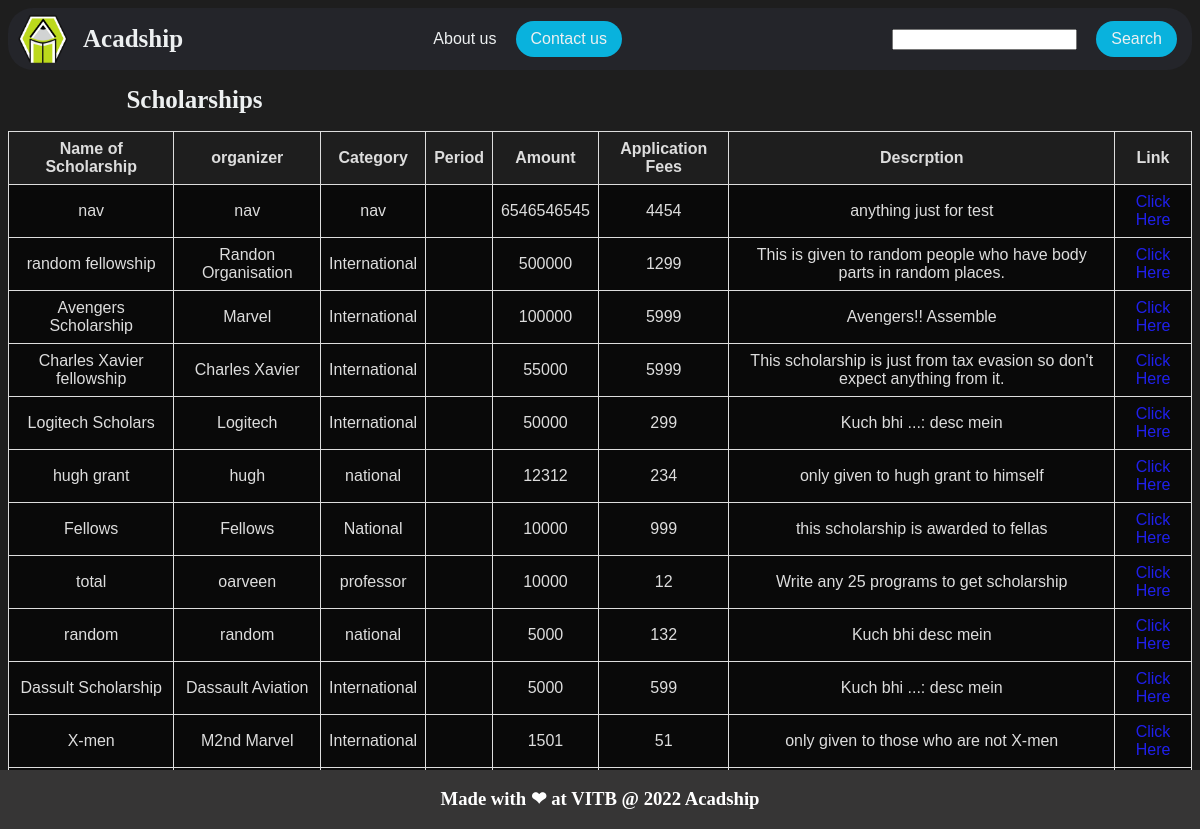
Page /app/ on the earlier database version.
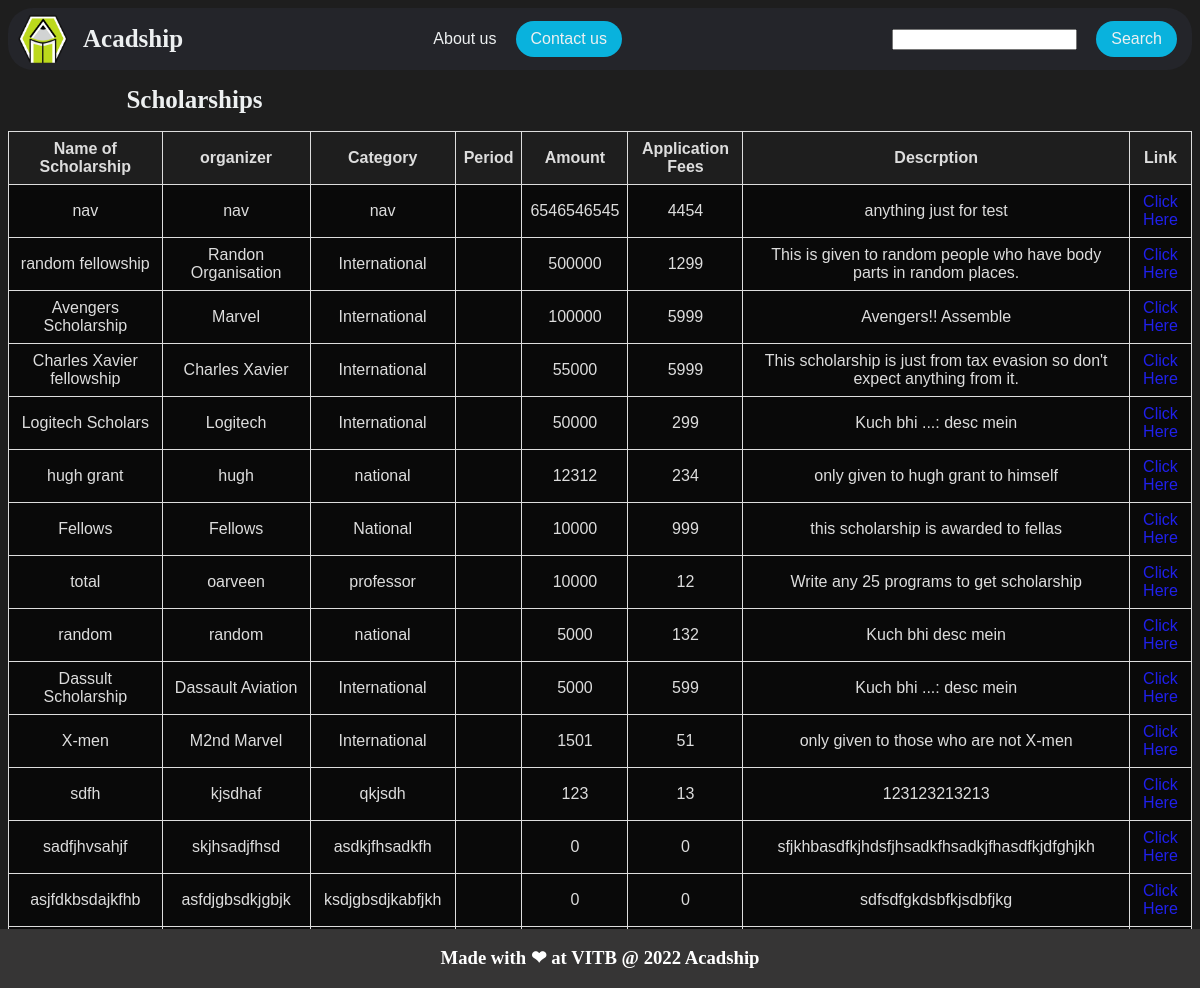
Same page on the later database version.
### app/models.py (models this page shows, shortened)
class App(models.Model):
    name = models.CharField(max_length=64)
    organizer = models.CharField(max_length=64)
    category = models.CharField(max_length=32)
    Duration = models.DateTimeField(max_length=32)
    amount = models.IntegerField()
    application_fees = models.IntegerField()
    description = models.CharField(max_length=512)
    link = models.URLField(max_length=128)

### app/views.py (the view)
# urls.py: path("", views.index, name = "index")
def index(request):
    search_post = request.GET.get('search')
    if search_post:
        apps = App.objects.filter(Q(name__contains=search_post) | Q(category__contains=search_post) | Q(period__contains=search_post) |Q(amount__contains=search_post) | Q(link__contains=search_post) | Q(description__contains=search_post) | Q(application_fees__contains=search_post) |Q(organizer__contains=search_post))
    else:
        apps = App.objects.all().order_by("-amount")
    return render(request, "app/index.html",{
        "apps":apps
    })

### app/templates/app/index.html (shortened to what this page needs)
{% load static %}
<!DOCTYPE html>
<html lang = "en">
    <head>
        <link rel="stylesheet" href="{% static 'app/styles.css' %}">
    </head>
<body>
<header>
        <div class="name">
            <img class="logo" src="{% static 'app/images/Acadship.png' %}" alt="logo">
            <h1>Acadship</h1>
        </div>
        <div class="abc">
            <a href="#">About us</a>
            <a class="cta" href="#"><button>Contact us</button></a>
        </div>
        <div>
          <form name="search">
            <input name="search">
            <button>Search</button>
          </form>
        </div>
    </header>
    <h1>Scholarships</h1>
    <table>
        <tr>
            <th>Name of Scholarship</th>
            <th>organizer</th>
            <th>Category</th>
            <th>Period</th>
            <th>Amount</th>
            <th>Application Fees</th>
            <th>Descrption</th>
            <th>Link</th>
        </tr>
    {% for app in apps %}
        <tr style="background-color:#020202bb">
            <td>{{app.name}}</td>
            <td>{{app.organizer}}</td>
            <td>{{app.category}}</td>
            <td>{{app.period}}</td>
            <td>{{app.amount}}</td>
            <td>{{app.application_fees}}</td>
            <td>{{app.description}}</td>
            <td><a href = "{{app.link}}" style = "color: rgb(32, 32, 235)">Click Here</a></td>
        </tr>
        {% endfor %}
    </table>
    <footer class="footer">
        <div class="footer-content">
            <h3>Made with ❤ at VITB @ 2022 Acadship</h3>
        </div>
    </footer>
</body>
</html>

Differences in the rows shown:
now on this page (row unchanged): App: name "sdfh", organizer "kjsdhaf", category "qkjsdh", amount "123", application_fees "13", description "123123213213"
added App: name "sadfjhvsahjf", organizer "skjhsadjfhsd", category "asdkjfhsadkfh", amount "0", application_fees "0", description "sfjkhbasdfkjhdsfjhsadkfhsadkjfhasdfkjdfghjkh"
added App: name "asjfdkbsdajkfhb", organizer "asfdjgbsdkjgbjk", category "ksdjgbsdjkabfjkh", amount "0", application_fees "0", description "sdfsdfgkdsbfkjsdbfjkg"
